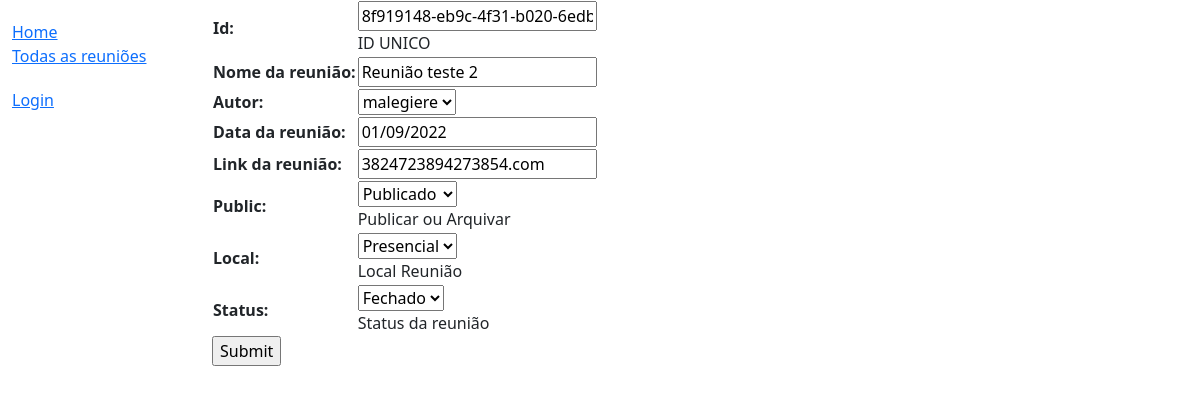
The app's page /meeting/8f919148eb9c4f31b0206edbf4386d79/update/, older data.
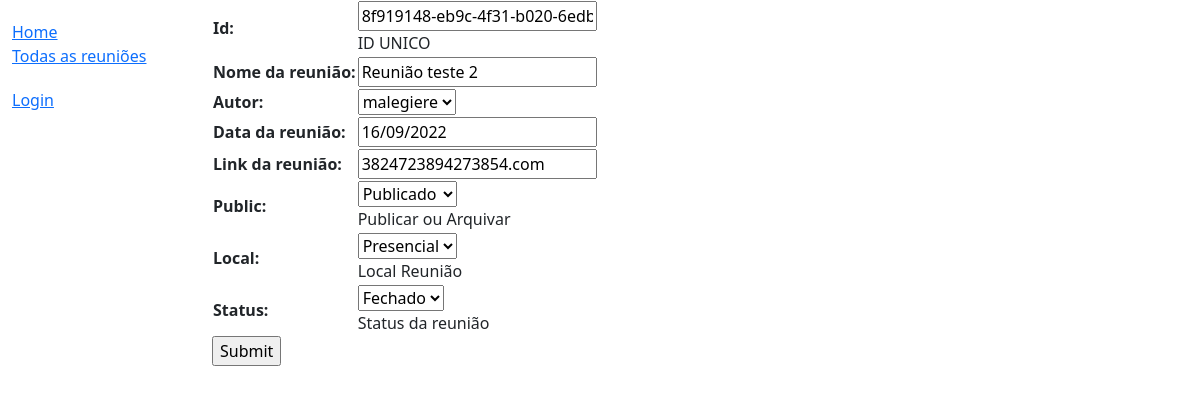
The same page, newer data.
### polls/models.py (models this page shows, shortened)
class Meeting(models.Model):
    id = models.UUIDField(primary_key=True, default=uuid.uuid4, help_text='ID UNICO')
    name_meeting = models.CharField(max_length=120, verbose_name='Nome da reunião')
    author = models.ForeignKey(User, on_delete=models.SET_NULL, null=True, blank=False, verbose_name='Autor')
    date_meeting = models.DateField(verbose_name='Data da reunião')
    link = models.CharField(max_length=400, blank=True, verbose_name='Link da reunião')
    MEETING_PUBLIC = (
        ('p', 'Publicado'),
        ('a', 'Arquivado')
    )
    public = models.CharField(
        max_length=1,
        choices=MEETING_PUBLIC,
        blank=False,
        default='p',
        help_text='Publicar ou Arquivar',
    )
    MEETING_LOCAL = (
        ('p', 'Presencial'),
        ('o', 'Online')
    )
    local = models.CharField(
        max_length=1,
        choices=MEETING_LOCAL,
        blank=False,
        default='p',
        help_text='Local Reunião',
    )
    MEETING_STATUS = (
        ('p', 'Público'),
        ('f', 'Fechado')
    )
    status = models.CharField(
        max_length=1,
        choices=MEETING_STATUS,
        blank=False,
        default='f',
        help_text='Status da reunião',
    )

### polls/views.py (the view)
# urls.py: path('meeting/<str:pk>/update/', views.MeetingUpdate.as_view(), name='meeting-update'),
class MeetingUpdate(UpdateView):
    model = Meeting
    fields = '__all__' # Not recommended (potential security issue if more fields added)

### polls/templates/polls/meeting_form.html (shortened to what this page needs)
{% extends "base.html" %}
{% block content %}
  <form action="" method="post">
    <table>
    {{ form.as_table }}
    </table>
    <input type="submit" value="Submit">
  </form>
{% endblock %}

Row changes from the older to the newer data that the page shows:
changed Meeting "Reunião teste 2": date_meeting "01/09/2022" → "16/09/2022"
